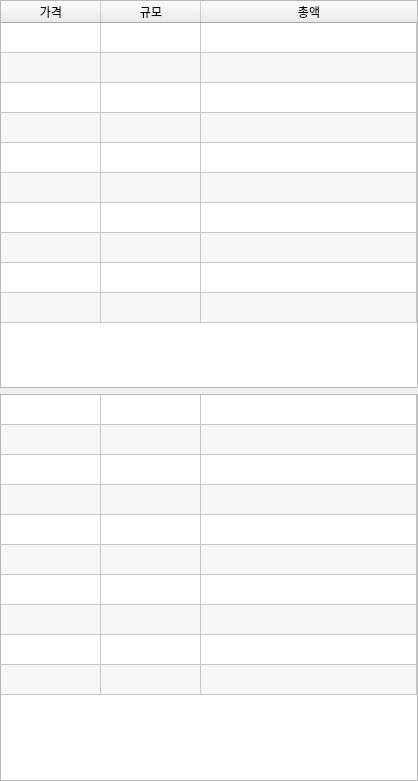
<?xml version="1.0" encoding="UTF-8"?>
<ui version="4.0">
 <class>Form</class>
 <widget class="QWidget" name="Form">
  <property name="geometry">
   <rect>
    <x>0</x>
    <y>0</y>
    <width>418</width>
    <height>781</height>
   </rect>
  </property>
  <property name="windowTitle">
   <string>Form</string>
  </property>
  <layout class="QVBoxLayout" name="verticalLayout">
   <property name="leftMargin">
    <number>0</number>
   </property>
   <property name="topMargin">
    <number>0</number>
   </property>
   <property name="rightMargin">
    <number>0</number>
   </property>
   <property name="bottomMargin">
    <number>0</number>
   </property>
   <item>
    <widget class="QTableWidget" name="askTable">
     <property name="sizePolicy">
      <sizepolicy hsizetype="Expanding" vsizetype="Minimum">
       <horstretch>0</horstretch>
       <verstretch>0</verstretch>
      </sizepolicy>
     </property>
     <property name="verticalScrollBarPolicy">
      <enum>Qt::ScrollBarAlwaysOff</enum>
     </property>
     <property name="horizontalScrollBarPolicy">
      <enum>Qt::ScrollBarAlwaysOff</enum>
     </property>
     <property name="sizeAdjustPolicy">
      <enum>QAbstractScrollArea::AdjustToContents</enum>
     </property>
     <property name="editTriggers">
      <set>QAbstractItemView::NoEditTriggers</set>
     </property>
     <property name="tabKeyNavigation">
      <bool>false</bool>
     </property>
     <property name="showDropIndicator" stdset="0">
      <bool>false</bool>
     </property>
     <property name="dragDropOverwriteMode">
      <bool>false</bool>
     </property>
     <property name="alternatingRowColors">
      <bool>true</bool>
     </property>
     <property name="rowCount">
      <number>10</number>
     </property>
     <property name="columnCount">
      <number>3</number>
     </property>
     <attribute name="horizontalHeaderStretchLastSection">
      <bool>true</bool>
     </attribute>
     <attribute name="verticalHeaderVisible">
      <bool>false</bool>
     </attribute>
     <row/>
     <row/>
     <row/>
     <row/>
     <row/>
     <row/>
     <row/>
     <row/>
     <row/>
     <row/>
     <column>
      <property name="text">
       <string>가격</string>
      </property>
     </column>
     <column>
      <property name="text">
       <string>규모</string>
      </property>
     </column>
     <column>
      <property name="text">
       <string>총액</string>
      </property>
     </column>
    </widget>
   </item>
   <item>
    <widget class="QTableWidget" name="bidTable">
     <property name="sizePolicy">
      <sizepolicy hsizetype="Expanding" vsizetype="Minimum">
       <horstretch>0</horstretch>
       <verstretch>0</verstretch>
      </sizepolicy>
     </property>
     <property name="verticalScrollBarPolicy">
      <enum>Qt::ScrollBarAlwaysOff</enum>
     </property>
     <property name="horizontalScrollBarPolicy">
      <enum>Qt::ScrollBarAlwaysOff</enum>
     </property>
     <property name="sizeAdjustPolicy">
      <enum>QAbstractScrollArea::AdjustToContents</enum>
     </property>
     <property name="editTriggers">
      <set>QAbstractItemView::NoEditTriggers</set>
     </property>
     <property name="tabKeyNavigation">
      <bool>false</bool>
     </property>
     <property name="showDropIndicator" stdset="0">
      <bool>false</bool>
     </property>
     <property name="dragDropOverwriteMode">
      <bool>false</bool>
     </property>
     <property name="alternatingRowColors">
      <bool>true</bool>
     </property>
     <property name="rowCount">
      <number>10</number>
     </property>
     <property name="columnCount">
      <number>3</number>
     </property>
     <attribute name="horizontalHeaderVisible">
      <bool>false</bool>
     </attribute>
     <attribute name="horizontalHeaderStretchLastSection">
      <bool>true</bool>
     </attribute>
     <attribute name="verticalHeaderVisible">
      <bool>false</bool>
     </attribute>
     <attribute name="verticalHeaderHighlightSections">
      <bool>true</bool>
     </attribute>
     <row/>
     <row/>
     <row/>
     <row/>
     <row/>
     <row/>
     <row/>
     <row/>
     <row/>
     <row/>
     <column/>
     <column/>
     <column/>
    </widget>
   </item>
  </layout>
 </widget>
 <resources/>
 <connections/>
</ui>
